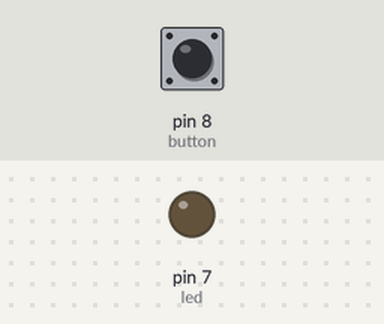
A sketch run on a simulated Arduino Uno, built with avr-gcc and run on an emulated ATmega328P. On the bench: output pins drawn as LEDs (lit = HIGH). Inputs (shaded band) come from the test bench; at power-on: pin 8 (button) HIGH.

Above: at 1.2 s.
1.3 s: pin 8 (button) pulled LOW for 0.15 s
At 1.37 s:
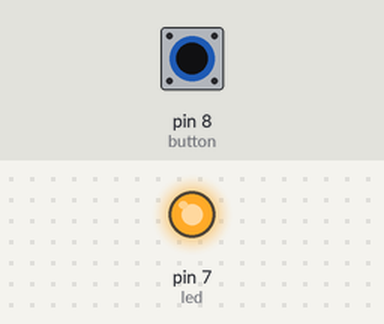
2.9 s: pin 8 (button) pulled LOW for 3.2 s
At 6.5 s:
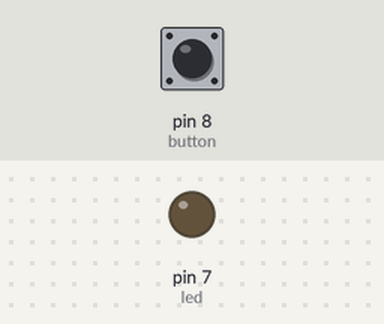
Timing chart, 0 to 8.0 s (numbered marks = the images above; inputs shaded):
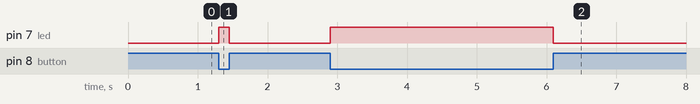

The sketch:

microprocessor_11.ino
```cpp
int button = 8;
int led = 7;
int buttonState;
void setup() {
pinMode(button, INPUT);
pinMode(led, OUTPUT);
}
void loop() {
buttonState = digitalRead(button);
if (buttonState == LOW)   // pullup
  {
  digitalWrite(led, HIGH);
  }
  else {
    digitalWrite(led, LOW);
  }
}
```

Measured:
- after the input at 1.3 s, pin 7 (led): LOW → HIGH at once, → LOW 0.15 s later
- after the input at 2.9 s, pin 7 (led): LOW → HIGH at once, → LOW 3.2 s later
